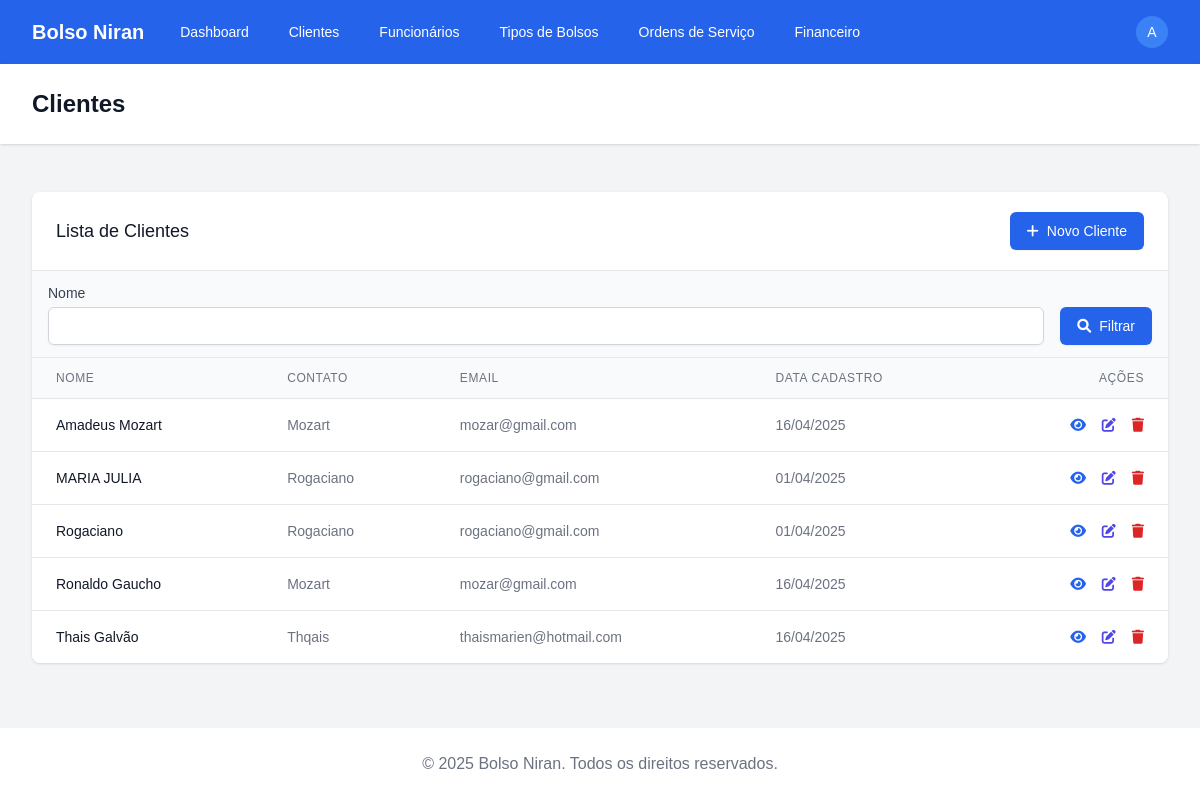
The app's page /clientes/ (signed in), older data.
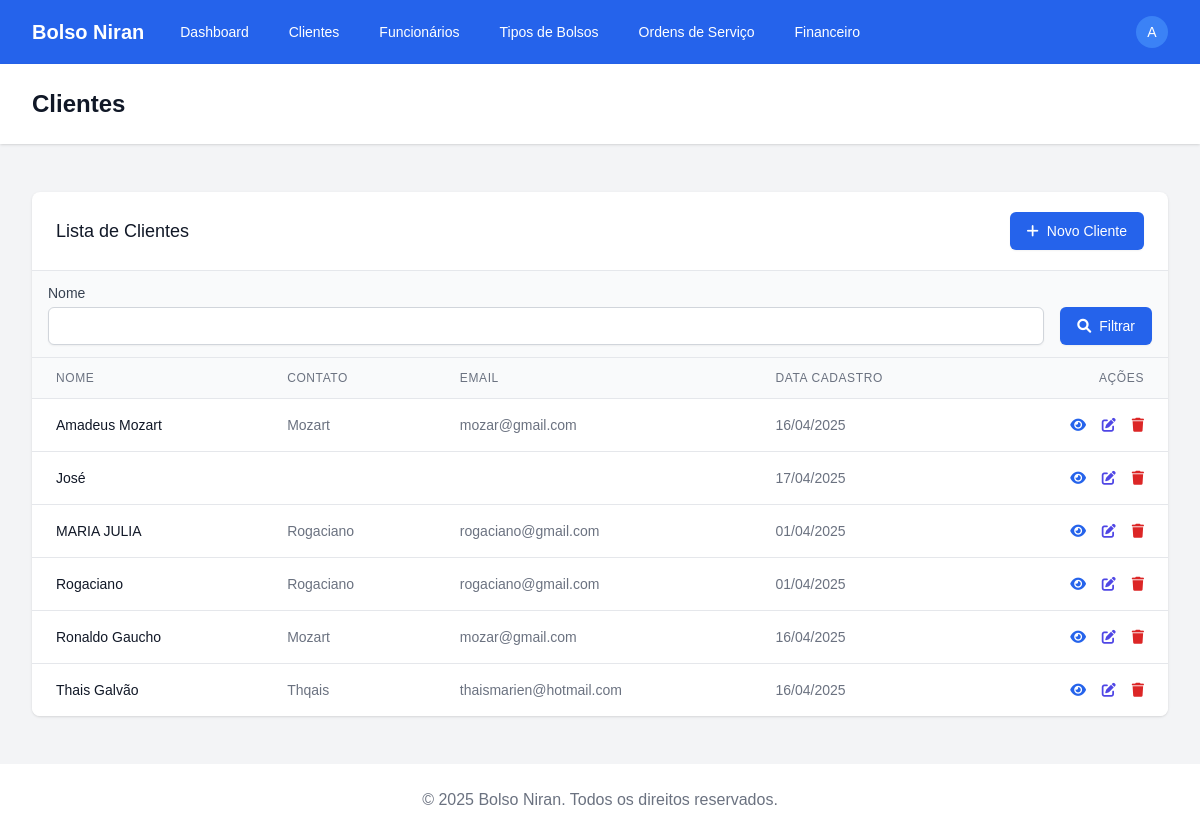
The same page, newer data.
### apps/clientes/models.py (models this page shows, shortened)
class Cliente(models.Model):
    nome = models.CharField(max_length=100)
    telefone = models.CharField(max_length=20)
    endereco = models.TextField()
    contato = models.CharField(max_length=100)
    email = models.EmailField(blank=True, null=True)
    data_cadastro = models.DateField(auto_now_add=True)
    class Meta:
        verbose_name = 'Cliente'
        verbose_name_plural = 'Clientes'
        ordering = ['nome']

### apps/clientes/views.py (the view)
# urls.py: path('', views.ClienteListView.as_view(), name='list'),
class ClienteListView(LoginRequiredMixin, ListView):
    model = Cliente
    template_name = 'clientes/cliente_list.html'
    context_object_name = 'clientes'
    def get_queryset(self):
        queryset = super().get_queryset()
        nome = self.request.GET.get('nome')
        if nome:
            queryset = queryset.filter(nome__icontains=nome)
        return queryset

### templates/clientes/cliente_list.html (shortened to what this page needs)
{% extends 'base.html' %}
{% block header %}Clientes{% endblock %}
{% block content %}
<div class="bg-white shadow overflow-hidden sm:rounded-lg">
  <div class="px-4 py-5 sm:px-6 flex justify-between items-center">
    <h2 class="text-lg leading-6 font-medium text-gray-900">Lista de Clientes</h2>
    <a href="{% url 'clientes:add' %}" class="inline-flex items-center px-4 py-2 border border-transparent text-sm font-medium rounded-md shadow-sm text-white bg-blue-600 hover:bg-blue-700 focus:outline-none focus:ring-2 focus:ring-offset-2 focus:ring-blue-500">
      <i class="fas fa-plus mr-2"></i> Novo Cliente
    </a>
  </div>
  <div class="px-4 py-3 bg-gray-50 border-t border-b border-gray-200">
    <form method="get" class="flex flex-wrap gap-4">
      <div class="flex-1 min-w-[200px] relative">
        <label for="nome" class="block text-sm font-medium text-gray-700">Nome</label>
        <input type="text" name="nome" id="nome" value="{{ request.GET.nome|default:'' }}"
               class="mt-1 block w-full border border-gray-300 rounded-md shadow-sm py-2 px-3 focus:outline-none focus:ring-blue-500 focus:border-blue-500 sm:text-sm"
               autocomplete="off">
      </div>
      <div class="flex items-end">
        <button type="submit" class="inline-flex items-center px-4 py-2 border border-transparent text-sm font-medium rounded-md shadow-sm text-white bg-blue-600 hover:bg-blue-700 focus:outline-none focus:ring-2 focus:ring-offset-2 focus:ring-blue-500">
          <i class="fas fa-search mr-2"></i> Filtrar
        </button>
      </div>
    </form>
  </div>
  <div class="overflow-x-auto">
    <table class="min-w-full divide-y divide-gray-200">
      <thead class="bg-gray-50">
        <tr>
          <th scope="col" class="px-6 py-3 text-left text-xs font-medium text-gray-500 uppercase tracking-wider">Nome</th>
          <th scope="col" class="px-6 py-3 text-left text-xs font-medium text-gray-500 uppercase tracking-wider">Contato</th>
          <th scope="col" class="px-6 py-3 text-left text-xs font-medium text-gray-500 uppercase tracking-wider">Email</th>
          <th scope="col" class="px-6 py-3 text-left text-xs font-medium text-gray-500 uppercase tracking-wider">Data Cadastro</th>
          <th scope="col" class="px-6 py-3 text-right text-xs font-medium text-gray-500 uppercase tracking-wider">Ações</th>
        </tr>
      </thead>
      <tbody class="bg-white divide-y divide-gray-200">
        {% for cliente in clientes %}
          <tr>
            <td class="px-6 py-4 whitespace-nowrap">
              <div class="text-sm font-medium text-gray-900">{{ cliente.nome }}</div>
            </td>
            <td class="px-6 py-4 whitespace-nowrap">
              <div class="text-sm text-gray-500">{{ cliente.contato }}</div>
            </td>
            <td class="px-6 py-4 whitespace-nowrap">
              <div class="text-sm text-gray-500">{{ cliente.email }}</div>
            </td>
            <td class="px-6 py-4 whitespace-nowrap">
              <div class="text-sm text-gray-500">{{ cliente.data_cadastro|date:"d/m/Y" }}</div>
            </td>
            <td class="px-6 py-4 whitespace-nowrap text-right text-sm font-medium">
              <a href="{% url 'clientes:detail' cliente.id %}" class="text-blue-600 hover:text-blue-900 mr-3">
                <i class="fas fa-eye"></i>
              </a>
              <a href="{% url 'clientes:edit' cliente.id %}" class="text-indigo-600 hover:text-indigo-900 mr-3">
                <i class="fas fa-edit"></i>
              </a>
              <a href="{% url 'clientes:delete' cliente.id %}" class="text-red-600 hover:text-red-900">
                <i class="fas fa-trash"></i>
              </a>
            </td>
          </tr>
        {% empty %}
          <tr>
            <td colspan="5" class="px-6 py-4 whitespace-nowrap text-center text-sm text-gray-500">
              Nenhum cliente encontrado.
            </td>
          </tr>
        {% endfor %}
      </tbody>
    </table>
  </div>
</div>
{% endblock %}

Row changes from the older to the newer data that the page shows:
added Cliente: nome "José", data_cadastro "17/04/2025"
